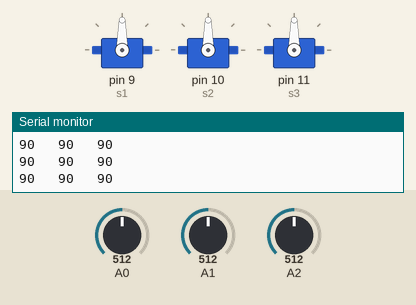
Simulated run of this sketch. Board: Arduino Uno, built with avr-gcc and run on an emulated ATmega328P. On the bench: 3 × servo, the last lines printed to the serial monitor. The test bench sets the inputs (shaded band); at power-on: A0 = 512, A1 = 512, A2 = 512.

Above: at 1.2 s.
1.3 s: A0 set to 716
At 1.7 s:
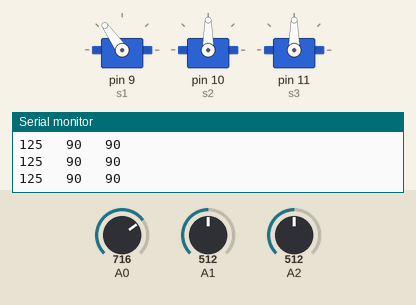
2.8 s: A1 set to 716
At 3.8 s:
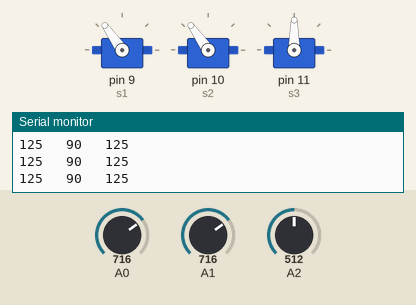
4.3 s: A2 set to 716
At 5.5 s:
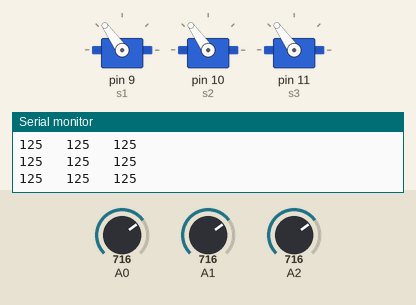
5.9 s: A0 set to 900
At 7.2 s:
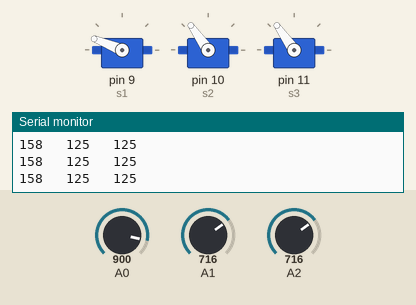
7.5 s: A1 set to 900
At 8.2 s:
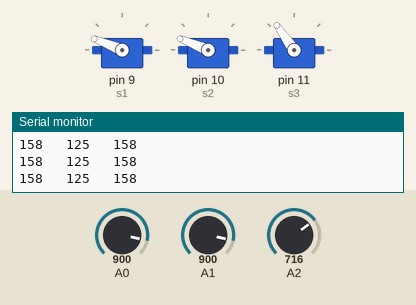
9.0 s: A2 set to 580
At 9.9 s:
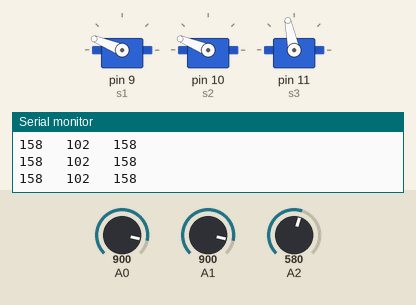
10.6 s: A2 set to 553
Timing chart, 0 to 13.1 s (numbered marks = the images above; inputs shaded):
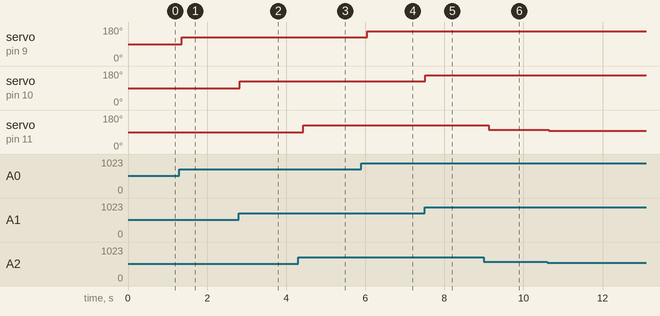

Measured:
- after the input at 1.3 s, servo on pin 9 (s1): 90° → 125° after 0.06 s
- after the input at 2.8 s, servo on pin 10 (s2): 90° → 125° at once
- after the input at 4.3 s, servo on pin 11 (s3): 90° → 125° after 0.14 s
- after the input at 5.9 s, servo on pin 9 (s1): 125° → 158° after 0.15 s
- after the input at 7.5 s, servo on pin 10 (s2): 125° → 158° at once
- after the input at 9.0 s, servo on pin 11 (s3): 125° → 102° after 0.13 s
- after the input at 10.6 s, servo on pin 11 (s3): 102° → 97° at once

The sketch:

Robotic_Arm_Using_Potentiometer.ino
```cpp
#include <Servo.h>
Servo s1;
Servo s2;
Servo s3;


int potentiometerinput;
int potentiometerinput2;
int potentiometerinput3;


void setup() {
   //put your setup code here, to run once:
  s1.attach(9);
  s2.attach(10);
  s3.attach(11);

  Serial.begin(9600);
}

void loop() {
  // put your main code here, to run repeatedly:
   grip();
   elbow();

   arm();
}

void grip(){
   s1.attach(9);
   int potentiometerinput=analogRead(A0);
   potentiometerinput= map(potentiometerinput, 0, 1023, 0, 180);
   Serial.println("   ");
   Serial.print(potentiometerinput);
   s1.write(potentiometerinput);
   delay(50);
   s1.detach();
}

void arm(){
     s2.attach(10);
int potentiometerinput2=analogRead(A1);
   potentiometerinput2 = map(potentiometerinput2, 0, 1023, 0, 180);
   Serial.print("   ");
   Serial.print(potentiometerinput2);
   s2.write(potentiometerinput2);
   delay(50);
   s2.detach();
}

void elbow(){

   s3.attach(11);
   int potentiometerinput3=analogRead(A2);
   potentiometerinput3 = map(potentiometerinput3, 0, 1023, 0, 180);
   Serial.print("   ");
   Serial.print(potentiometerinput3);
     s3.write(potentiometerinput3);
   delay(50);
   s3.detach();
}
```
